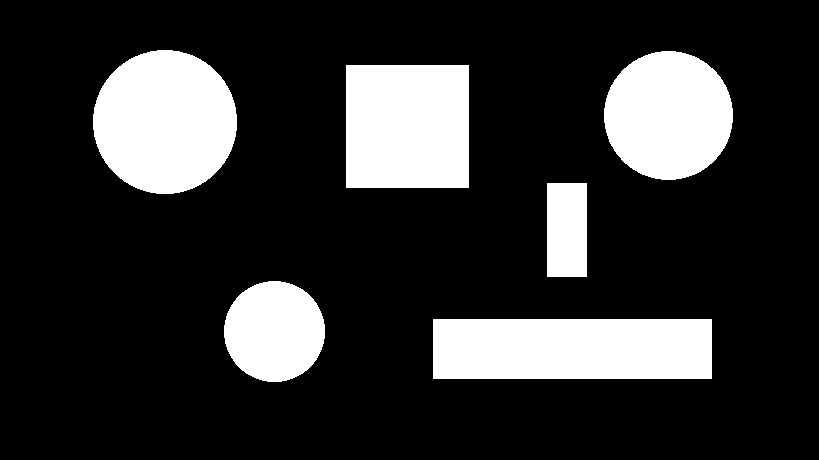
%> input picture pic41.png, 819 x 460 px
$ octave --eval "test;"   (GNU Octave 9; MATLAB toolbox functions it lacks are replaced by stand-ins)
%> lines starting %> are read from the running program, lines starting %| are printed output that depends on the picture; in (x1, y1, x2, y2) boxes, pixels count from 0 and x2, y2 are one past the last pixel; in counts of white or black regions, pixels touching at a corner belong together; the program's own positions count from 1
function test
I = imread('pic41.png');
%> I is the input picture: size 460x819x3 uint8; 19.4% white; 6 white regions, box (x1, y1, x2, y2) and area: (433, 319, 712, 379) 16740, (93, 50, 237, 194) 16284, (346, 65, 469, 188) 15129, (604, 51, 733, 180) 13062, (224, 281, 325, 382) 8010, (547, 183, 587, 277) 3760
 G=rgb2gray(I);
% figure,imshow(G);
 C = im2bw(G);
%> C: size 460x819 logical; 19.4% white; 6 white regions
 %C=imcomplement(B);
 [L,num]=bwlabel(C);
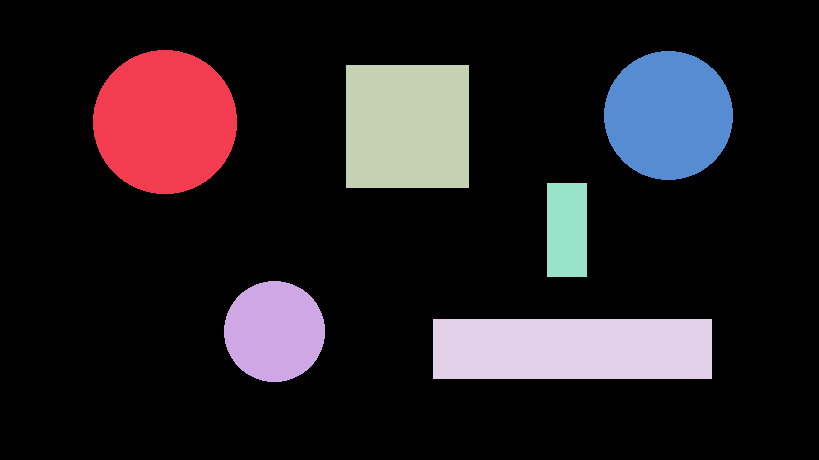
%> L: size 460x819 double; 7 distinct labels, from 0 to 6; one colour per label, 0 black
%> num = 6
 figure,imshow(L);
 %num
 r = regionprops(L,'All');
%> r = 6 regions; largest, box (x1, y1, x2, y2), Area, Centroid, MajorAxisLength, MinorAxisLength and Eccentricity: (433, 319, 712, 379) 16740 [573 349.5] 322.2 69.28 0.977, (93, 50, 237, 194) 16284 [165.5 122.5] 144 144 0.0336, (346, 65, 469, 188) 15129 [408 127] 142 142 0, (604, 51, 733, 180) 13062 [669 116] 129 129 0.02
 ar = [r.Area];
%> ar = [16284 8010 15129 16740 3760 13062]
 ex = [r.Extent];
%> ex = [0.785 0.785 1 1 1 0.785]

 mean_ar = mean(ar);
%> mean_ar = 12164.2
 ex_th = 0.9;

 id1 = find([r.Area] > mean_ar);
%> id1 = [1 3 4 6]
 id2 = find( [ r.Extent] > ex_th);
%> id2 = [3 4 5]

 id = intersect(id1,id2);
%> id = [3 4]
%> (the run ends here)

$ run again, with pic4.png copied over pic41.png
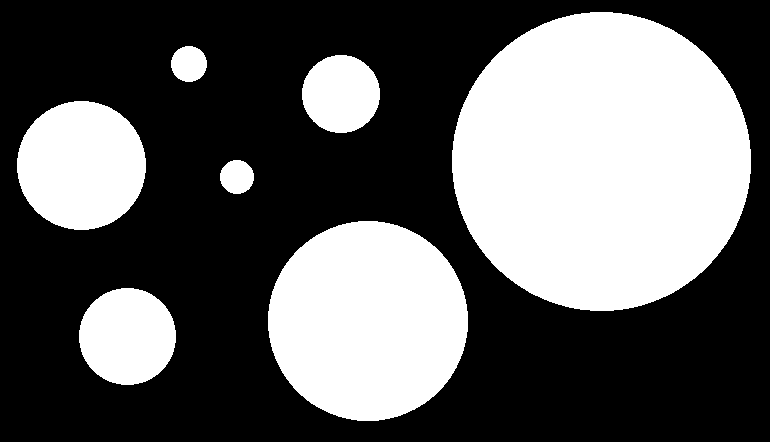
%> input picture pic4.png, 770 x 442 px
%> in test, I is the input picture: size 442x770x3 uint8; 37.8% white; 7 white regions, largest, box (x1, y1, x2, y2) and area: (452, 12, 751, 311) 70165, (268, 221, 468, 421) 31386, (17, 101, 146, 230) 13062
%> C: size 442x770 logical; 37.8% white; 7 white regions
%> in test, `[L,num]=bwlabel(C);`:
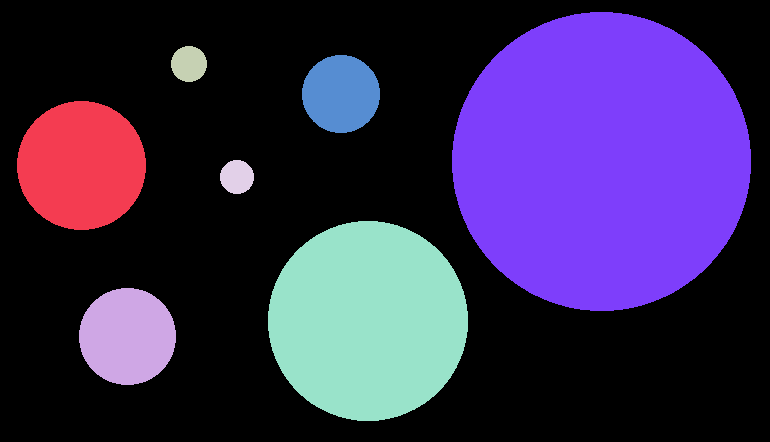
%> L: size 442x770 double; 8 distinct labels, from 0 to 7; one colour per label, 0 black
%> num = 7
%> r = 7 regions; largest, box (x1, y1, x2, y2), Area, Centroid, MajorAxisLength, MinorAxisLength and Eccentricity: (452, 12, 751, 311) 70165 [602 162] 298.9 298.9 0.0145, (268, 221, 468, 421) 31386 [368.5 321.5] 199.9 199.9 0.0232, (17, 101, 146, 230) 13062 [82 166] 129 129 0.02, (79, 288, 176, 385) 7388 [128 337] 97.03 96.96 0.0357
%> ar = [13062 7388 1020 906 31386 4770 70165]
%> ex = [0.785 0.785 0.787 0.784 0.785 0.784 0.785]
%> mean_ar = 18385.3
%> id1 = [5 7]
%> id2 = []
